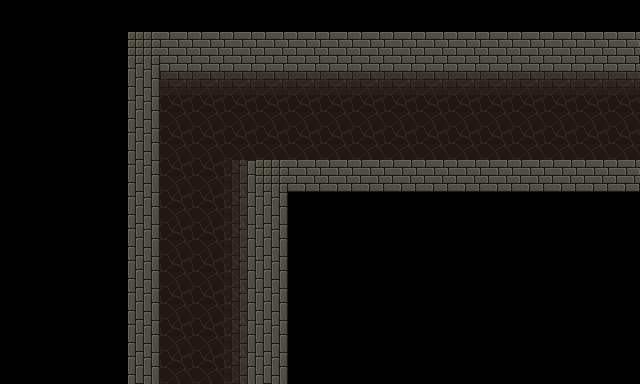

This is a level from a 2D game, rendered from its Tiled map with the project's own tilesets. A one-line summary and the map file follow, with tile-layer data summarised:
An orthogonal 20x12 tile map with 32x32 px tiles, 1 tile layer (Tile Layer 1).

<map version="1.2" tiledversion="1.2.4" orientation="orthogonal" renderorder="right-down" width="20" height="12" tilewidth="32" tileheight="32" infinite="0" nextlayerid="2" nextobjectid="1">
 <tileset firstgid="1" source="../tilesets/sewer_tileset.tsx" />
 <layer id="1" name="Tile Layer 1" width="20" height="12">
  <data>[240 cells, 110 non-empty, 6 distinct tile ids]</data>
 </layer>
</map>